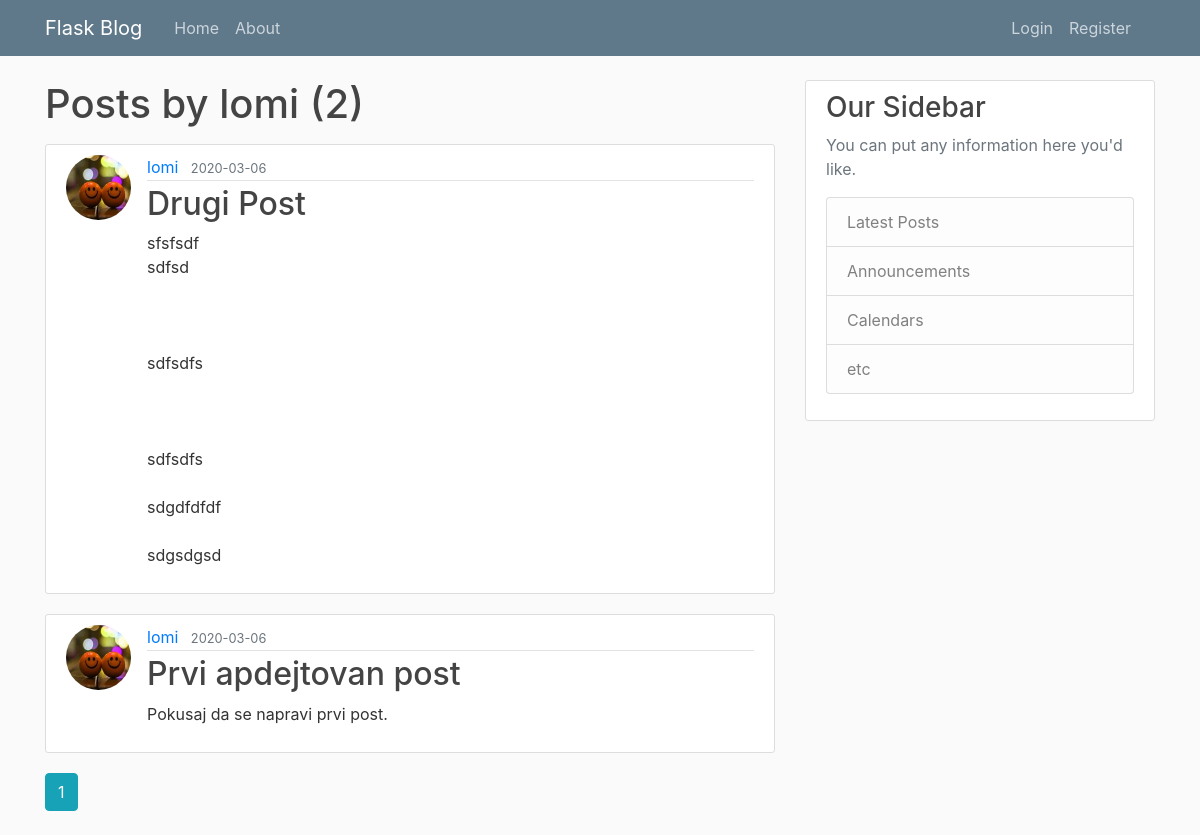
Page /user/lomi on the earlier database version.
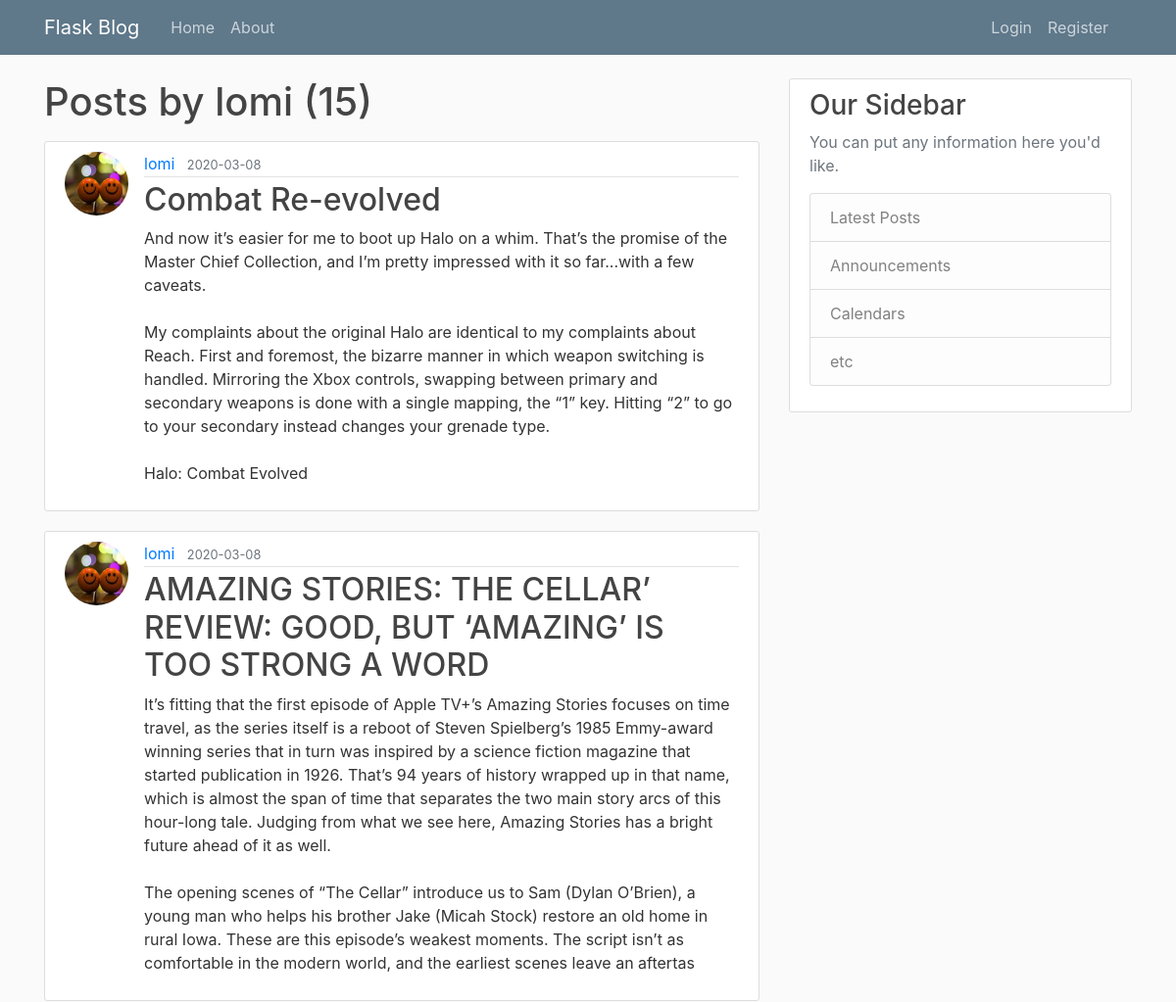
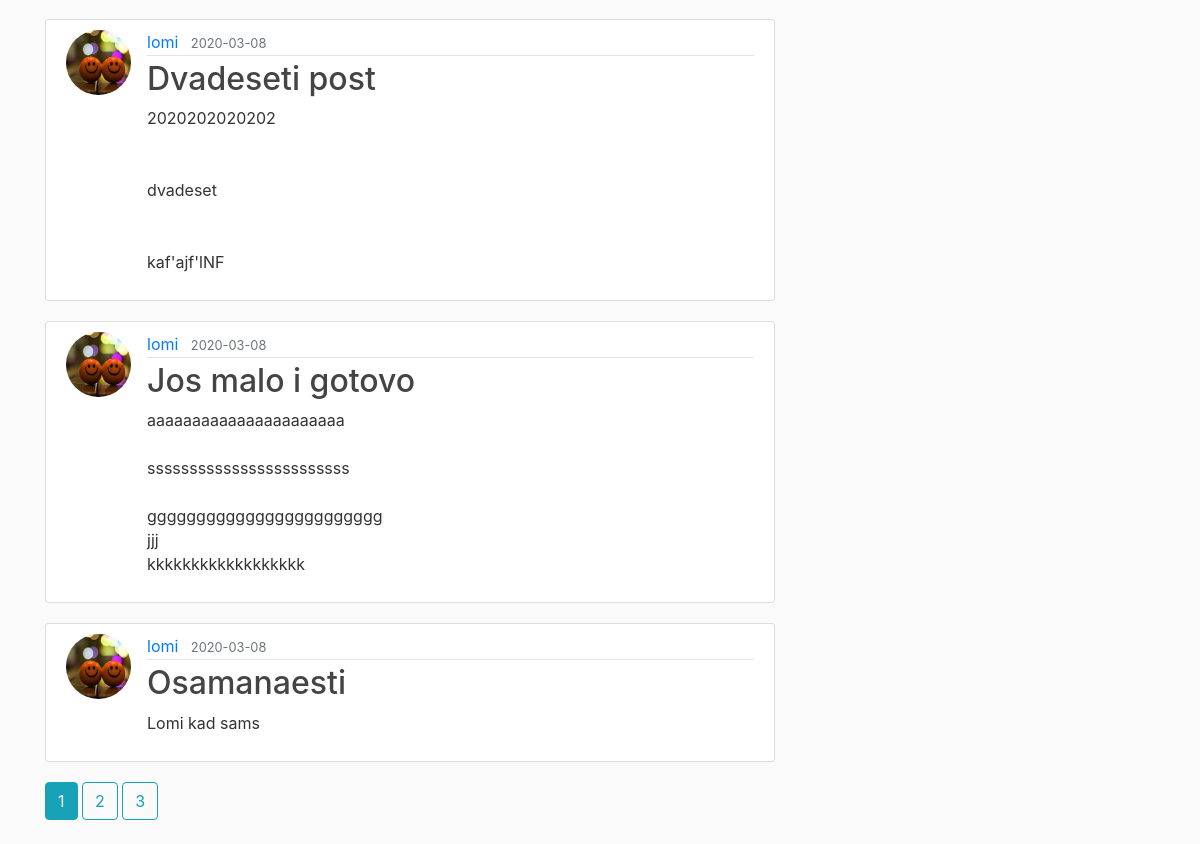
Same page on the later database version (2 pictures, top to bottom).
### blogflask/models.py (models this page shows, shortened)
class User(db.Model, UserMixin):
    id = db.Column(db.Integer, primary_key=True)
    username = db.Column(db.String(20), unique=True, nullable=False)
    email = db.Column(db.String(120), unique=True, nullable=False)
    image_file = db.Column(db.String(20), nullable=False, default='default.jpg')
    password = db.Column(db.String(60), nullable=False)
    posts = db.relationship('Post', backref='author', lazy=True)

class Post(db.Model):
    id = db.Column(db.Integer, primary_key=True)
    title = db.Column(db.String(100), nullable=False)
    date_posted = db.Column(db.DateTime, nullable=False, default=datetime.utcnow)
    content = db.Column(db.Text, nullable=False)
    user_id = db.Column(db.Integer, db.ForeignKey('user.id'), nullable=False)

### blogflask/routes.py (the view)
@app.route("/user/<string:username>")
def user_posts(username):
    page = request.args.get('page', 1, type=int)
    user = User.query.filter_by(username=username).first_or_404()
    posts = Post.query.filter_by(author=user)\
        .order_by(Post.date_posted.desc())\
        .paginate(page=page, per_page=5)
    return render_template('user_posts.html', posts=posts, user=user)

### blogflask/templates/user_posts.html
{% extends "layout.html" %}
{% block content %}
    <h1 class="mb-3">Posts by {{ user.username }} ({{ posts.total }})</h1>
    {% for post in posts.items %}
        <article class="media content-section">
          <img class="rounded-circle article-img" src="{{ url_for('static', filename='profile_pics/' + post.author.image_file) }}">
          <div class="media-body">
            <div class="article-metadata">
              <a class="mr-2" href="{{ url_for('user_posts', username=post.author.username) }}">{{ post.author.username }}</a>
              <small class="text-muted">{{ post.date_posted.strftime('%Y-%m-%d') }}</small>
            </div>
            <h2><a class="article-title" href="{{ url_for('post', post_id=post.id) }}">{{ post.title }}</a></h2>
            <p class="article-content">{{ post.content }}</p>
          </div>
        </article>
    {% endfor %}
    {% for page_num in posts.iter_pages(left_edge=1, right_edge=1, left_current=1, right_current=2) %}
      {% if page_num %}
        {% if posts.page == page_num %}
          <a class="btn btn-info mb-4" href="{{ url_for('user_posts', username=user.username, page=page_num) }}">{{ page_num }}</a>
        {% else %}
          <a class="btn btn-outline-info mb-4" href="{{ url_for('user_posts', username=user.username, page=page_num) }}">{{ page_num }}</a>
        {% endif %}
      {% else %}
        ...
      {% endif %}
    {% endfor %}
{% endblock content %}

### blogflask/templates/layout.html (shortened to what this page needs)
<html lang="en">
<head>
    <link rel="stylesheet" href="https://stackpath.bootstrapcdn.com/bootstrap/4.4.1/css/bootstrap.min.css"
>
    <link rel="stylesheet" type="text/css" href="{{ url_for('static', filename='main.css') }}">
</head>
<body>
    <header class="site-header">
        <nav class="navbar navbar-expand-md navbar-dark bg-steel fixed-top">
            <div class="container">
                <a class="navbar-brand mr-4" href="/">Flask Blog</a>
                <div class="collapse navbar-collapse" id="navbarToggle">
                    <div class="navbar-nav mr-auto">
                        <a class="nav-item nav-link" href="{{ url_for('home') }}">Home</a>
                        <a class="nav-item nav-link" href="{{ url_for('about') }}">About</a>
                    </div>
                    <div class="navbar-nav">
                        {% if current_user.is_authenticated %}
                        <a class="nav-item nav-link" href="{{ url_for('new_post') }}">New Post</a>
                        <a class="nav-item nav-link" href="{{ url_for('account') }}">Account</a>
                        <a class="nav-item nav-link" href="{{ url_for('logout') }}">Logout</a>
                        {% else %}
                        <a class="nav-item nav-link" href="{{ url_for('login') }}">Login</a>
                        <a class="nav-item nav-link" href="{{ url_for('register') }}">Register</a>
                        {% endif %}
                        <a class="nav-item nav-link" href="{{ url_for('account') }}">{{ current_user.username }}</a>
                    </div>
                </div>
            </div>
        </nav>
    </header>
    <main role="main" class="container">
        <div class="row">
            <div class="col-md-8">
                {% block content %}{% endblock %}
            </div>
            <div class="col-md-4">
                <div class="content-section">
                    <h3>Our Sidebar</h3>
                    <p class='text-muted'>You can put any information here you'd like.
                        <ul class="list-group">
                            <li class="list-group-item list-group-item-light">Latest Posts</li>
                            <li class="list-group-item list-group-item-light">Announcements</li>
                            <li class="list-group-item list-group-item-light">Calendars</li>
                            <li class="list-group-item list-group-item-light">etc</li>
                        </ul>
                    </p>
                </div>
            </div>
        </div>
    </main>
</body>
</html>

### blogflask/static/main.css (style rules this page uses)
body { background: #fafafa; color: #333333; margin-top: 5rem; }
h1, h2, h3, h4, h5, h6 { color: #444444; }
.bg-steel { background-color: #5f788a; }
.site-header .navbar-nav .nav-link { color: #cbd5db; }
.content-section { background: #ffffff; padding: 10px 20px; border: 1px solid #dddddd; border-radius: 3px; margin-bottom: 20px; }
.article-title { color: #444444; }
.article-content { white-space: pre-line; }
.article-img { height: 65px; width: 65px; margin-right: 16px; }
.article-metadata { padding-bottom: 1px; margin-bottom: 4px; border-bottom: 1px solid #e3e3e3 }

Differences in the rows shown:
no longer on this page (row unchanged): Post: image_file (picture), author.username "lomi", date_posted "2020-03-06", title "Drugi Post", content "sfsfsdf sdfsd sdfsdfs sdfsdfs sdgdfdfdf sdgsdgsd"
no longer on this page (row unchanged): Post: image_file (picture), author.username "lomi", date_posted "2020-03-06", title "Prvi apdejtovan post", content "Pokusaj da se napravi prvi post."
added Post: image_file (picture), author.username "lomi", date_posted "2020-03-08", title "Combat Re-evolved", content "And now it’s easier for me to boot up Halo on a whim. That’s the promise of the Master Chief Collection, and I’m pretty impressed with it so far...with a few caveats. My complaints about the original Halo are identical to my complaints about Reach. First and foremost, the bizarre manner in which weapon switching is handled. Mirroring the Xbox controls, swapping between primary and secondary weapons is done with a single mapping, the “1” key. Hitting “2” to go to your secondary instead changes your grenade type. Halo: Combat Evolved"
added Post: image_file (picture), author.username "lomi", date_posted "2020-03-08", title "AMAZING STORIES: THE CELLAR’ REVIEW: GOOD, BUT ‘AMAZING’ IS TOO STRONG A WORD", content "It’s fitting that the first episode of Apple TV+’s Amazing Stories focuses on time travel, as the series itself is a reboot of Steven Spielberg’s 1985 Emmy-award winning series that in turn was inspired by a science fiction magazine that started publication in 1926. That’s 94 years of history wrapped up in that name, which is almost the span of time that separates the two main story arcs of this hour-long tale. Judging from what we see here, Amazing Stories has a bright future ahead of it as well. The opening scenes of “The Cellar” introduce us to Sam (Dylan O’Brien), a young man who helps his brother Jake (Micah Stock) restore an old home in rural Iowa. These are this episode’s weakest…"
added Post: image_file (picture), author.username "lomi", date_posted "2020-03-08", title "Dvadeseti post", content "2020202020202 dvadeset kaf'ajf'lNF"
added Post: image_file (picture), author.username "lomi", date_posted "2020-03-08", title "Jos malo i gotovo", content "aaaaaaaaaaaaaaaaaaaaaa ssssssssssssssssssssssss gggggggggggggggggggggggg jjj kkkkkkkkkkkkkkkkkk"
added Post: image_file (picture), author.username "lomi", date_posted "2020-03-08", title "Osamanaesti", content "Lomi kad sams"
Other differences:
{{ posts.total }}: "2" → "15"
new list line: "2"
new list line: "3"
